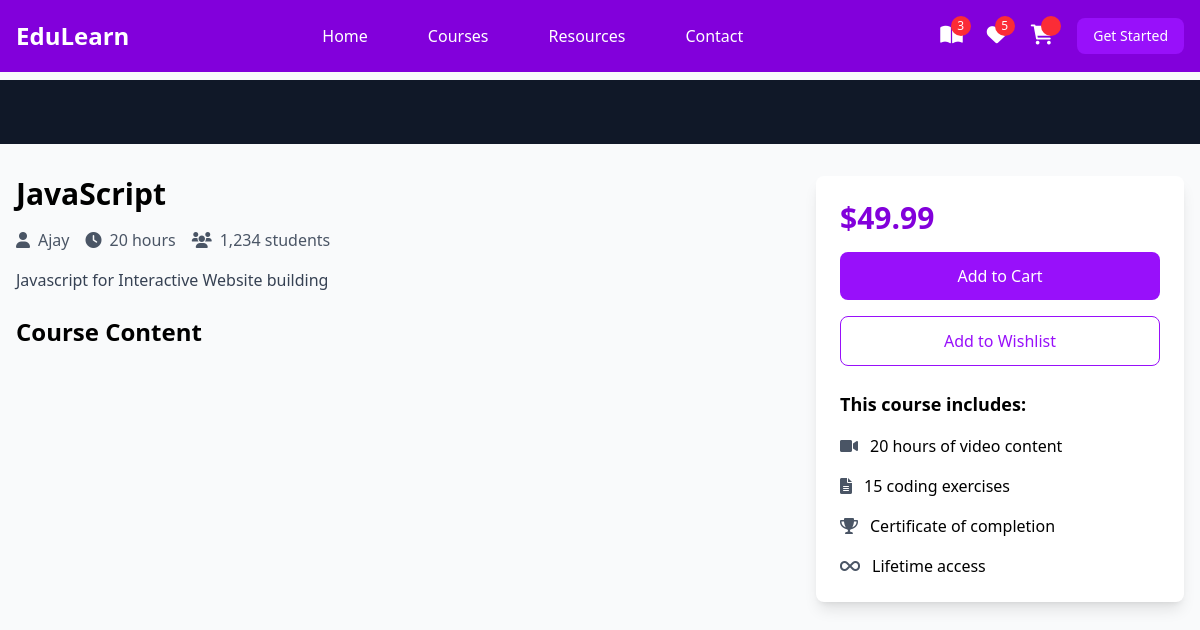
The page /student/coursedetail/2/ on the database its author committed.
### instructor/models.py (models this page shows, shortened)
class Course(models.Model):
    title=models.CharField(max_length=200)
    description=models.TextField()
    price=models.DecimalField(decimal_places=2,max_digits=5)
    owner=models.ForeignKey(User,on_delete=models.SET_NULL,related_name="courses",null=True)
    is_free=models.BooleanField(default=False)
    picture=models.ImageField(upload_to="courseimages",null=True,blank=True,default="courseimages/default.png")
    thumbnail=EmbedVideoField()
    category_objects=models.ManyToManyField(Category)
    created_at=models.DateTimeField(auto_now_add=True)
    updated_at=models.DateTimeField(auto_now=True)

class User(AbstractUser):
    ROLE_OPTIONS={
        ("student","student"),
        ("instructor","instructor")
    }
    role=models.CharField(max_length=20,choices=ROLE_OPTIONS,default="student")

### student/views.py (the view)
# urls.py: path("coursedetail/<int:pk>/",views.CourseDetailView.as_view(),name='course-detail'),
class CourseDetailView(View):
    def get(self,request,*args,**kwargs):
        id=kwargs.get("pk")
        course_instance=Course.objects.get(id=id)
        return render(request,"course_detail.html",{"course":course_instance})

### student/templates/course_detail.html (shortened to what this page needs)
{%extends 'base.html'%}
{%load embed_video_tags%}
{%block main_block%}
    <div class="pt-20">
        <div class="bg-gray-900 w-full">
            <div class="max-w-screen-xl mx-auto px-4 py-8">
            </div>
        </div>
        <div class="max-w-screen-xl mx-auto px-4 py-8 grid grid-cols-1 lg:grid-cols-3 gap-8">
            <div class="lg:col-span-2">
                <h1 class="text-3xl font-bold mb-4">{{course.title}}</h1>
                <div class="flex items-center mb-4 text-gray-600">
                    <span class="mr-4"><i class="fas fa-user mr-2"></i>{{course.owner}}</span>
                    <span class="mr-4"><i class="fas fa-clock mr-2"></i>20 hours</span>
                    <span><i class="fas fa-users mr-2"></i>1,234 students</span>
                </div>
                <p class="text-gray-700 mb-6">{{course.description}}</p>
                <div class="space-y-4">
                    <h2 class="text-2xl font-bold mb-4">Course Content</h2>
                </div>
            </div>
            <div class="lg:col-span-1">
                <div class="bg-white p-6 rounded-lg shadow-lg sticky top-24">
                    <div class="text-3xl font-bold mb-4 text-purple-700">$49.99</div>
                    <a href="{%url 'add-to-cart' course.id%}">
                        <button class="w-full bg-purple-600 text-white py-3 rounded-lg mb-4 hover:bg-purple-700 transition duration-300">
                            Add to Cart
                        </button>
                    </a>
                    <button class="w-full border border-purple-600 text-purple-600 py-3 rounded-lg mb-6 hover:bg-purple-50 transition duration-300">
                        Add to Wishlist
                    </button>
                    <div class="space-y-4">
                        <h3 class="font-bold text-lg">This course includes:</h3>
                        <div class="flex items-center">
                            <i class="fas fa-video mr-3 text-gray-600"></i>
                            <span>20 hours of video content</span>
                        </div>
                        <div class="flex items-center">
                            <i class="fas fa-file-alt mr-3 text-gray-600"></i>
                            <span>15 coding exercises</span>
                        </div>
                        <div class="flex items-center">
                            <i class="fas fa-trophy mr-3 text-gray-600"></i>
                            <span>Certificate of completion</span>
                        </div>
                        <div class="flex items-center">
                            <i class="fas fa-infinity mr-3 text-gray-600"></i>
                            <span>Lifetime access</span>
                        </div>
                    </div>
                </div>
            </div>
        </div>
    </div>
{%endblock%}

### rows shown on the page
Course: title "JavaScript", owner "Ajay", description "Javascript for Interactive Website building"
